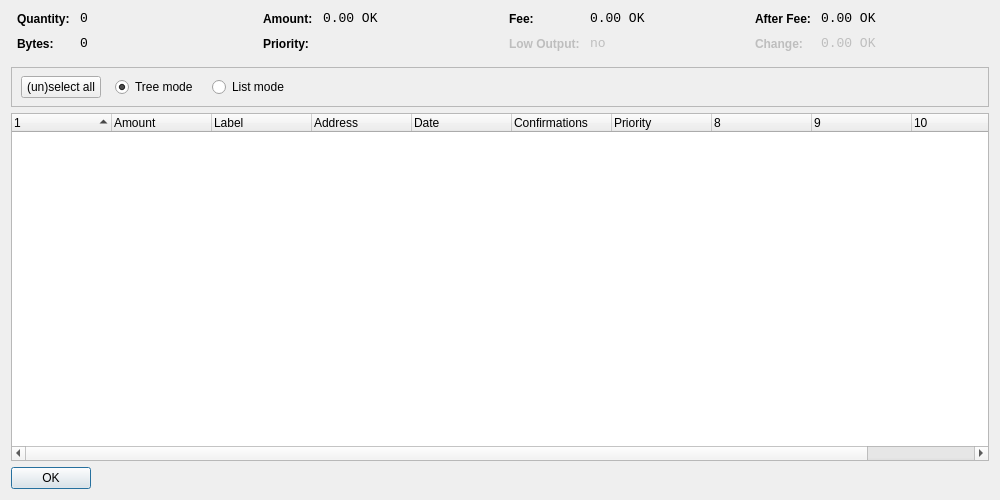
<?xml version="1.0" encoding="UTF-8"?>
<ui version="4.0">
 <class>CoinControlDialog</class>
 <widget class="QDialog" name="CoinControlDialog">
  <property name="geometry">
   <rect>
    <x>0</x>
    <y>0</y>
    <width>1000</width>
    <height>500</height>
   </rect>
  </property>
  <property name="windowTitle">
   <string>Coin Control</string>
  </property>
  <layout class="QVBoxLayout" name="verticalLayout">
   <item>
    <layout class="QHBoxLayout" name="horizontalLayoutTop" stretch="0,0,0,0">
     <property name="topMargin">
      <number>0</number>
     </property>
     <property name="bottomMargin">
      <number>10</number>
     </property>
     <item>
      <layout class="QFormLayout" name="formLayoutCoinControl1">
       <property name="horizontalSpacing">
        <number>10</number>
       </property>
       <property name="verticalSpacing">
        <number>10</number>
       </property>
       <property name="leftMargin">
        <number>6</number>
       </property>
       <property name="rightMargin">
        <number>6</number>
       </property>
       <item row="0" column="0">
        <widget class="QLabel" name="labelCoinControlQuantityText">
         <property name="styleSheet">
          <string notr="true">font-weight:bold;</string>
         </property>
         <property name="text">
          <string>Quantity:</string>
         </property>
        </widget>
       </item>
       <item row="0" column="1">
        <widget class="QLabel" name="labelCoinControlQuantity">
         <property name="font">
          <font>
           <family>Monospace</family>
           <pointsize>10</pointsize>
          </font>
         </property>
         <property name="cursor">
          <cursorShape>IBeamCursor</cursorShape>
         </property>
         <property name="contextMenuPolicy">
          <enum>Qt::ActionsContextMenu</enum>
         </property>
         <property name="text">
          <string notr="true">0</string>
         </property>
         <property name="textInteractionFlags">
          <set>Qt::LinksAccessibleByMouse|Qt::TextSelectableByKeyboard|Qt::TextSelectableByMouse</set>
         </property>
        </widget>
       </item>
       <item row="1" column="0">
        <widget class="QLabel" name="labelCoinControlBytesText">
         <property name="styleSheet">
          <string notr="true">font-weight:bold;</string>
         </property>
         <property name="text">
          <string>Bytes:</string>
         </property>
        </widget>
       </item>
       <item row="1" column="1">
        <widget class="QLabel" name="labelCoinControlBytes">
         <property name="font">
          <font>
           <family>Monospace</family>
           <pointsize>10</pointsize>
          </font>
         </property>
         <property name="cursor">
          <cursorShape>IBeamCursor</cursorShape>
         </property>
         <property name="contextMenuPolicy">
          <enum>Qt::ActionsContextMenu</enum>
         </property>
         <property name="text">
          <string notr="true">0</string>
         </property>
         <property name="textInteractionFlags">
          <set>Qt::LinksAccessibleByMouse|Qt::TextSelectableByKeyboard|Qt::TextSelectableByMouse</set>
         </property>
        </widget>
       </item>
      </layout>
     </item>
     <item>
      <layout class="QFormLayout" name="formLayoutCoinControl2">
       <property name="horizontalSpacing">
        <number>10</number>
       </property>
       <property name="verticalSpacing">
        <number>10</number>
       </property>
       <property name="leftMargin">
        <number>6</number>
       </property>
       <property name="rightMargin">
        <number>6</number>
       </property>
       <item row="0" column="0">
        <widget class="QLabel" name="labelCoinControlAmountText">
         <property name="styleSheet">
          <string notr="true">font-weight:bold;</string>
         </property>
         <property name="text">
          <string>Amount:</string>
         </property>
        </widget>
       </item>
       <item row="0" column="1">
        <widget class="QLabel" name="labelCoinControlAmount">
         <property name="font">
          <font>
           <family>Monospace</family>
           <pointsize>10</pointsize>
          </font>
         </property>
         <property name="cursor">
          <cursorShape>IBeamCursor</cursorShape>
         </property>
         <property name="contextMenuPolicy">
          <enum>Qt::ActionsContextMenu</enum>
         </property>
         <property name="text">
          <string notr="true">0.00 OK</string>
         </property>
         <property name="textInteractionFlags">
          <set>Qt::LinksAccessibleByMouse|Qt::TextSelectableByKeyboard|Qt::TextSelectableByMouse</set>
         </property>
        </widget>
       </item>
       <item row="1" column="0">
        <widget class="QLabel" name="labelCoinControlPriorityText">
         <property name="styleSheet">
          <string notr="true">font-weight:bold;</string>
         </property>
         <property name="text">
          <string>Priority:</string>
         </property>
        </widget>
       </item>
       <item row="1" column="1">
        <widget class="QLabel" name="labelCoinControlPriority">
         <property name="font">
          <font>
           <family>Monospace</family>
           <pointsize>10</pointsize>
          </font>
         </property>
         <property name="cursor">
          <cursorShape>IBeamCursor</cursorShape>
         </property>
         <property name="contextMenuPolicy">
          <enum>Qt::ActionsContextMenu</enum>
         </property>
         <property name="text">
          <string/>
         </property>
         <property name="textInteractionFlags">
          <set>Qt::LinksAccessibleByMouse|Qt::TextSelectableByKeyboard|Qt::TextSelectableByMouse</set>
         </property>
        </widget>
       </item>
      </layout>
     </item>
     <item>
      <layout class="QFormLayout" name="formLayoutCoinControl3">
       <property name="horizontalSpacing">
        <number>10</number>
       </property>
       <property name="verticalSpacing">
        <number>10</number>
       </property>
       <property name="leftMargin">
        <number>6</number>
       </property>
       <property name="rightMargin">
        <number>6</number>
       </property>
       <item row="0" column="0">
        <widget class="QLabel" name="labelCoinControlFeeText">
         <property name="styleSheet">
          <string notr="true">font-weight:bold;</string>
         </property>
         <property name="text">
          <string>Fee:</string>
         </property>
        </widget>
       </item>
       <item row="0" column="1">
        <widget class="QLabel" name="labelCoinControlFee">
         <property name="font">
          <font>
           <family>Monospace</family>
           <pointsize>10</pointsize>
          </font>
         </property>
         <property name="cursor">
          <cursorShape>IBeamCursor</cursorShape>
         </property>
         <property name="contextMenuPolicy">
          <enum>Qt::ActionsContextMenu</enum>
         </property>
         <property name="text">
          <string notr="true">0.00 OK</string>
         </property>
         <property name="textInteractionFlags">
          <set>Qt::LinksAccessibleByMouse|Qt::TextSelectableByKeyboard|Qt::TextSelectableByMouse</set>
         </property>
        </widget>
       </item>
       <item row="1" column="0">
        <widget class="QLabel" name="labelCoinControlLowOutputText">
         <property name="enabled">
          <bool>false</bool>
         </property>
         <property name="styleSheet">
          <string notr="true">font-weight:bold;</string>
         </property>
         <property name="text">
          <string>Low Output:</string>
         </property>
        </widget>
       </item>
       <item row="1" column="1">
        <widget class="QLabel" name="labelCoinControlLowOutput">
         <property name="enabled">
          <bool>false</bool>
         </property>
         <property name="font">
          <font>
           <family>Monospace</family>
           <pointsize>10</pointsize>
          </font>
         </property>
         <property name="cursor">
          <cursorShape>IBeamCursor</cursorShape>
         </property>
         <property name="contextMenuPolicy">
          <enum>Qt::ActionsContextMenu</enum>
         </property>
         <property name="text">
          <string notr="true">no</string>
         </property>
         <property name="textInteractionFlags">
          <set>Qt::LinksAccessibleByMouse|Qt::TextSelectableByKeyboard|Qt::TextSelectableByMouse</set>
         </property>
        </widget>
       </item>
      </layout>
     </item>
     <item>
      <layout class="QFormLayout" name="formLayoutCoinControl4">
       <property name="horizontalSpacing">
        <number>10</number>
       </property>
       <property name="verticalSpacing">
        <number>10</number>
       </property>
       <property name="leftMargin">
        <number>6</number>
       </property>
       <property name="rightMargin">
        <number>6</number>
       </property>
       <item row="0" column="0">
        <widget class="QLabel" name="labelCoinControlAfterFeeText">
         <property name="styleSheet">
          <string notr="true">font-weight:bold;</string>
         </property>
         <property name="text">
          <string>After Fee:</string>
         </property>
        </widget>
       </item>
       <item row="0" column="1">
        <widget class="QLabel" name="labelCoinControlAfterFee">
         <property name="font">
          <font>
           <family>Monospace</family>
           <pointsize>10</pointsize>
          </font>
         </property>
         <property name="cursor">
          <cursorShape>IBeamCursor</cursorShape>
         </property>
         <property name="contextMenuPolicy">
          <enum>Qt::ActionsContextMenu</enum>
         </property>
         <property name="text">
          <string notr="true">0.00 OK</string>
         </property>
         <property name="textInteractionFlags">
          <set>Qt::LinksAccessibleByMouse|Qt::TextSelectableByKeyboard|Qt::TextSelectableByMouse</set>
         </property>
        </widget>
       </item>
       <item row="1" column="0">
        <widget class="QLabel" name="labelCoinControlChangeText">
         <property name="enabled">
          <bool>false</bool>
         </property>
         <property name="styleSheet">
          <string notr="true">font-weight:bold;</string>
         </property>
         <property name="text">
          <string>Change:</string>
         </property>
        </widget>
       </item>
       <item row="1" column="1">
        <widget class="QLabel" name="labelCoinControlChange">
         <property name="enabled">
          <bool>false</bool>
         </property>
         <property name="font">
          <font>
           <family>Monospace</family>
           <pointsize>10</pointsize>
          </font>
         </property>
         <property name="cursor">
          <cursorShape>IBeamCursor</cursorShape>
         </property>
         <property name="contextMenuPolicy">
          <enum>Qt::ActionsContextMenu</enum>
         </property>
         <property name="text">
          <string notr="true">0.00 OK</string>
         </property>
         <property name="textInteractionFlags">
          <set>Qt::LinksAccessibleByMouse|Qt::TextSelectableByKeyboard|Qt::TextSelectableByMouse</set>
         </property>
        </widget>
       </item>
      </layout>
     </item>
    </layout>
   </item>
   <item>
    <widget class="QFrame" name="frame">
     <property name="minimumSize">
      <size>
       <width>0</width>
       <height>40</height>
      </size>
     </property>
     <property name="frameShape">
      <enum>QFrame::StyledPanel</enum>
     </property>
     <property name="frameShadow">
      <enum>QFrame::Sunken</enum>
     </property>
     <widget class="QWidget" name="horizontalLayoutWidget">
      <property name="geometry">
       <rect>
        <x>10</x>
        <y>0</y>
        <width>781</width>
        <height>41</height>
       </rect>
      </property>
      <layout class="QHBoxLayout" name="horizontalLayoutPanel" stretch="0,0,0,0,0">
       <property name="spacing">
        <number>14</number>
       </property>
       <item>
        <widget class="QPushButton" name="pushButtonSelectAll">
         <property name="sizePolicy">
          <sizepolicy hsizetype="Maximum" vsizetype="Fixed">
           <horstretch>0</horstretch>
           <verstretch>0</verstretch>
          </sizepolicy>
         </property>
         <property name="text">
          <string>(un)select all</string>
         </property>
        </widget>
       </item>
       <item>
        <widget class="QRadioButton" name="radioTreeMode">
         <property name="sizePolicy">
          <sizepolicy hsizetype="Maximum" vsizetype="Fixed">
           <horstretch>0</horstretch>
           <verstretch>0</verstretch>
          </sizepolicy>
         </property>
         <property name="text">
          <string>Tree mode</string>
         </property>
         <property name="checked">
          <bool>true</bool>
         </property>
        </widget>
       </item>
       <item>
        <widget class="QRadioButton" name="radioListMode">
         <property name="sizePolicy">
          <sizepolicy hsizetype="Maximum" vsizetype="Fixed">
           <horstretch>0</horstretch>
           <verstretch>0</verstretch>
          </sizepolicy>
         </property>
         <property name="text">
          <string>List mode</string>
         </property>
        </widget>
       </item>
       <item>
        <spacer name="horizontalSpacer">
         <property name="orientation">
          <enum>Qt::Horizontal</enum>
         </property>
         <property name="sizeHint" stdset="0">
          <size>
           <width>40</width>
           <height>20</height>
          </size>
         </property>
        </spacer>
       </item>
      </layout>
     </widget>
    </widget>
   </item>
   <item>
    <widget class="CoinControlTreeWidget" name="treeWidget">
     <property name="contextMenuPolicy">
      <enum>Qt::CustomContextMenu</enum>
     </property>
     <property name="sortingEnabled">
      <bool>false</bool>
     </property>
     <property name="columnCount">
      <number>11</number>
     </property>
     <attribute name="headerShowSortIndicator" stdset="0">
      <bool>true</bool>
     </attribute>
     <attribute name="headerStretchLastSection">
      <bool>false</bool>
     </attribute>
     <column>
      <property name="text">
       <string/>
      </property>
     </column>
     <column>
      <property name="text">
       <string>Amount</string>
      </property>
     </column>
     <column>
      <property name="text">
       <string>Label</string>
      </property>
     </column>
     <column>
      <property name="text">
       <string>Address</string>
      </property>
     </column>
     <column>
      <property name="text">
       <string>Date</string>
      </property>
     </column>
     <column>
      <property name="text">
       <string>Confirmations</string>
      </property>
      <property name="toolTip">
       <string>Confirmed</string>
      </property>
     </column>
     <column>
      <property name="text">
       <string>Priority</string>
      </property>
     </column>
     <column>
      <property name="text">
       <string/>
      </property>
     </column>
     <column>
      <property name="text">
       <string/>
      </property>
     </column>
     <column>
      <property name="text">
       <string/>
      </property>
     </column>
     <column>
      <property name="text">
       <string/>
      </property>
     </column>
    </widget>
   </item>
   <item>
    <widget class="QDialogButtonBox" name="buttonBox">
     <property name="sizePolicy">
      <sizepolicy hsizetype="Maximum" vsizetype="Fixed">
       <horstretch>0</horstretch>
       <verstretch>0</verstretch>
      </sizepolicy>
     </property>
     <property name="orientation">
      <enum>Qt::Horizontal</enum>
     </property>
     <property name="standardButtons">
      <set>QDialogButtonBox::Ok</set>
     </property>
    </widget>
   </item>
  </layout>
 </widget>
 <customwidgets>
  <customwidget>
   <class>CoinControlTreeWidget</class>
   <extends>QTreeWidget</extends>
   <header>coincontroltreewidget.h</header>
  </customwidget>
 </customwidgets>
 <resources/>
 <connections/>
</ui>
